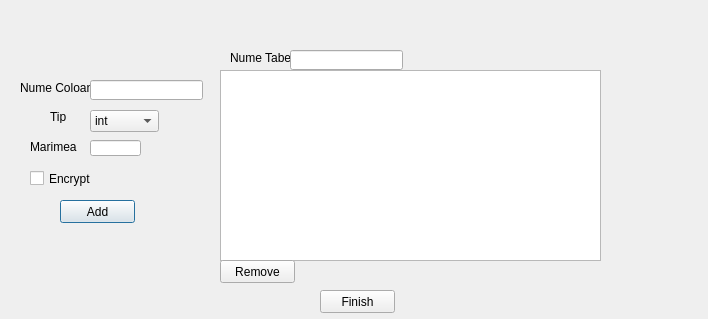
<?xml version="1.0" encoding="UTF-8"?>
<ui version="4.0">
 <class>CreateTabelUI</class>
 <widget class="QDialog" name="CreateTabelUI">
  <property name="geometry">
   <rect>
    <x>0</x>
    <y>0</y>
    <width>708</width>
    <height>319</height>
   </rect>
  </property>
  <property name="windowTitle">
   <string>Dialog</string>
  </property>
  <widget class="QLabel" name="uiLabelTableName">
   <property name="geometry">
    <rect>
     <x>230</x>
     <y>50</y>
     <width>61</width>
     <height>16</height>
    </rect>
   </property>
   <property name="text">
    <string>Nume Tabel</string>
   </property>
  </widget>
  <widget class="QLineEdit" name="uiLineEditNumTab">
   <property name="geometry">
    <rect>
     <x>290</x>
     <y>50</y>
     <width>113</width>
     <height>20</height>
    </rect>
   </property>
  </widget>
  <widget class="QListWidget" name="uiListCol">
   <property name="geometry">
    <rect>
     <x>220</x>
     <y>70</y>
     <width>381</width>
     <height>191</height>
    </rect>
   </property>
  </widget>
  <widget class="QPushButton" name="uiButtonAddCol">
   <property name="geometry">
    <rect>
     <x>60</x>
     <y>200</y>
     <width>75</width>
     <height>23</height>
    </rect>
   </property>
   <property name="text">
    <string>Add</string>
   </property>
  </widget>
  <widget class="QPushButton" name="uiButtonRem">
   <property name="geometry">
    <rect>
     <x>220</x>
     <y>260</y>
     <width>75</width>
     <height>23</height>
    </rect>
   </property>
   <property name="text">
    <string>Remove</string>
   </property>
  </widget>
  <widget class="QLabel" name="uiLabelNumCol">
   <property name="geometry">
    <rect>
     <x>20</x>
     <y>80</y>
     <width>71</width>
     <height>16</height>
    </rect>
   </property>
   <property name="text">
    <string>Nume Coloana</string>
   </property>
  </widget>
  <widget class="QLineEdit" name="uiLineEditNumCol">
   <property name="geometry">
    <rect>
     <x>90</x>
     <y>80</y>
     <width>113</width>
     <height>20</height>
    </rect>
   </property>
  </widget>
  <widget class="QLabel" name="uiLabelTip">
   <property name="geometry">
    <rect>
     <x>50</x>
     <y>110</y>
     <width>47</width>
     <height>13</height>
    </rect>
   </property>
   <property name="text">
    <string>Tip</string>
   </property>
  </widget>
  <widget class="QComboBox" name="uiComboBoxTip">
   <property name="geometry">
    <rect>
     <x>90</x>
     <y>110</y>
     <width>69</width>
     <height>22</height>
    </rect>
   </property>
   <item>
    <property name="text">
     <string>int</string>
    </property>
   </item>
   <item>
    <property name="text">
     <string>text</string>
    </property>
   </item>
   <item>
    <property name="text">
     <string>bool</string>
    </property>
   </item>
   <item>
    <property name="text">
     <string>primary key</string>
    </property>
   </item>
  </widget>
  <widget class="QLabel" name="uiLabelSize">
   <property name="geometry">
    <rect>
     <x>30</x>
     <y>140</y>
     <width>47</width>
     <height>13</height>
    </rect>
   </property>
   <property name="text">
    <string>Marimea</string>
   </property>
  </widget>
  <widget class="QLineEdit" name="uiLineEditSize">
   <property name="geometry">
    <rect>
     <x>90</x>
     <y>140</y>
     <width>51</width>
     <height>16</height>
    </rect>
   </property>
  </widget>
  <widget class="QPushButton" name="uiButtonFinish">
   <property name="geometry">
    <rect>
     <x>320</x>
     <y>290</y>
     <width>75</width>
     <height>23</height>
    </rect>
   </property>
   <property name="text">
    <string>Finish</string>
   </property>
  </widget>
  <widget class="QCheckBox" name="checkBox">
   <property name="geometry">
    <rect>
     <x>30</x>
     <y>170</y>
     <width>70</width>
     <height>17</height>
    </rect>
   </property>
   <property name="text">
    <string>Encrypt</string>
   </property>
  </widget>
 </widget>
 <resources/>
 <connections/>
</ui>
